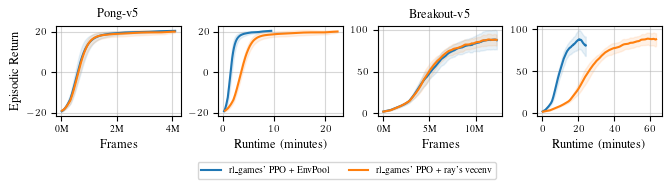

Source code (Python):
from turtle import width
import numpy as np
import expt
import matplotlib.pyplot as plt
import wandb
import wandb.apis.reports as wb  # noqa
from expt import Hypothesis, Run
from expt.plot import GridPlot
from tueplots import bundles, figsizes

api = wandb.Api()

def create_hypothesis(name, wandb_runs):
    runs = []
    for idx, run in enumerate(wandb_runs):
        wandb_run = run.history()

        # data cleaning
        if "videos" in wandb_run:
            wandb_run = wandb_run.drop(columns=["videos"], axis=1)
        wandb_run["_runtime"] /= 60  # convert to minutes

        runs += [Run(f"seed{idx}", wandb_run)]
    return Hypothesis(name, runs)


env_ids = ["Pong-v5", "Breakout-v5"]
nrows = 1
ncols = 4
plt.rcParams.update(bundles.neurips2022())
 
plt.rcParams.update(figsizes.neurips2022(rel_width=1.2, nrows=nrows, ncols=ncols, height_to_width_ratio=0.9))
fig, axes = plt.subplots(
    nrows=nrows,
    ncols=ncols,
    # sharex=True,
    # sharey=True,
)
for env_idx, env_id in enumerate(env_ids):
    ex = expt.Experiment("Comparison of PPO")
    wandb_runs = api.runs(
        path="openrlbenchmark/rl_games",
        filters={"$and": [{"config.params.value.config.env_config.env_name": env_id}, {"config.params.value.config.num_actors": 64}]},
    )
    h = create_hypothesis("rl_games' PPO + EnvPool", wandb_runs)
    ex.add_hypothesis(h)
    if env_id == "Breakout-v5":
        wandb_runs = api.runs(
            path="openrlbenchmark/rl_games",
            filters={"$and": [{"config.params.value.config.env_config.name": env_id.replace("-v5", "NoFrameskip-v4")}, {"config.params.value.config.num_actors": 64}]},
        )
    else:
        wandb_runs = api.runs(
            path="openrlbenchmark/rl_games",
            filters={"$and": [{"config.params.value.config.env_config.env_name": env_id.replace("-v5", "NoFrameskip-v4")}, {"config.params.value.config.num_actors": 64}]},
        )
    h = create_hypothesis("rl_games' PPO + ray's vecenv", wandb_runs)
    ex.add_hypothesis(h)


    ax = axes.flatten()[env_idx*2]
    ex.plot(
        ax=ax,
        title=env_id,
        x="global_step",
        y="rewards/step",
        err_style="band",
        std_alpha=0.1,
        rolling=50,
        n_samples=400,
        legend=False,
        tight_layout=False,
        suptitle=False,
        colors=["#1f77b4", "#ff7f0e"],
    )
    # ax.set_title("")
    ax.xaxis.set_label_text("Frames")
    if env_idx == 0:
        ax.yaxis.set_label_text("Episodic Return")
    else:
        ax.yaxis.set_label_text("")

    # ax.legend(loc='upper center', bbox_to_anchor=(0.5, -0.4),
    #       ncol=1)
    h, l = ax.get_legend_handles_labels()
    # ax.legend().set_visible(False)

    ax = axes.flatten()[env_idx*2+1]
    ex.plot(
        ax=ax,
        # title=env_id,
        x="_runtime",
        y="rewards/step",
        err_style="band",
        std_alpha=0.1,
        rolling=50,
        n_samples=400,
        legend=False,
        tight_layout=False,
        suptitle=False,
        colors=["#1f77b4", "#ff7f0e"],
    )
    ax.set_title("")
    ax.xaxis.set_label_text("Runtime (minutes)")
    ax.yaxis.set_label_text("")


fig.legend(h, l, loc='lower right', ncol=2, bbox_to_anchor=(0.75, -0.2))
plt.savefig("rl_games_plot_atari.png",  bbox_inches='tight')
plt.savefig("rl_games_plot_atari.pdf",  bbox_inches='tight')
